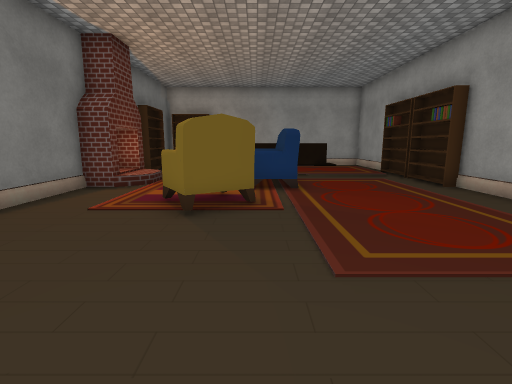
view 1 (above)

13 first-person views from a walk through a 3-D level made in the Unity game engine. The camera is 1.4 m above the floor, tilts 10° down and sees 85° across. The floor is counted in squares, 1 m on a side. Each view is taken from the middle of a square. On the plan, view 1 faces up. The plan holds only what a view shows up to about 14 squares ahead; the rest is blank. The place goes on beyond the plan. The player character is not drawn. Door leaves are left out, so doorways stand open. Some surface patterns are stand-ins.

view 2
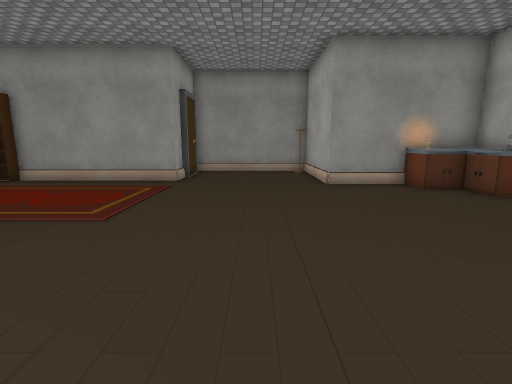

view 3
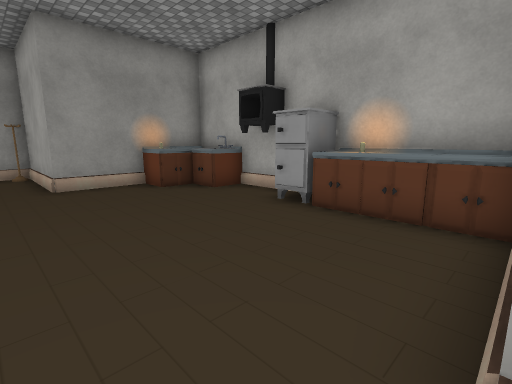

view 4
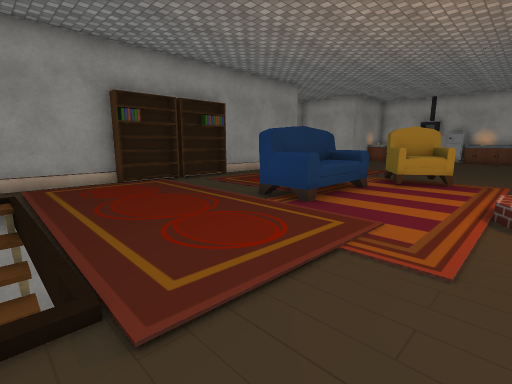

view 5
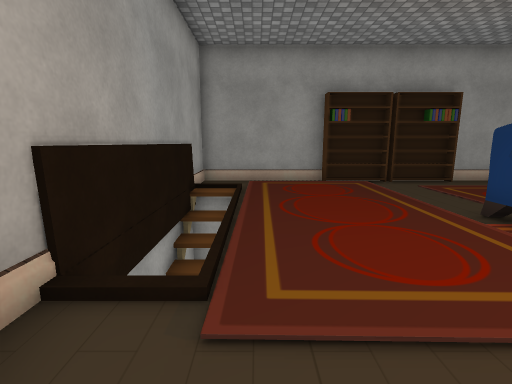

view 6
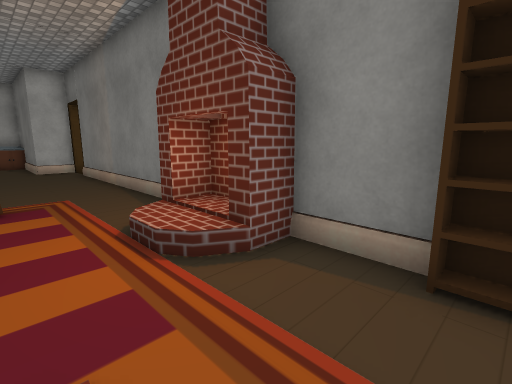

view 7
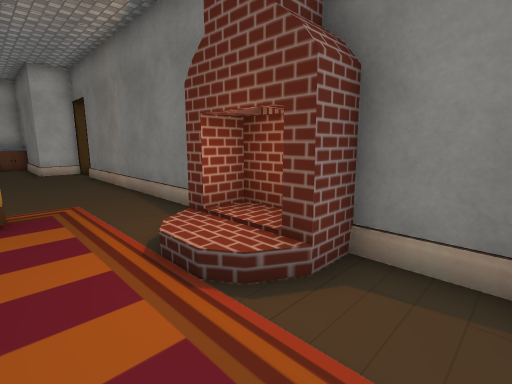

view 8
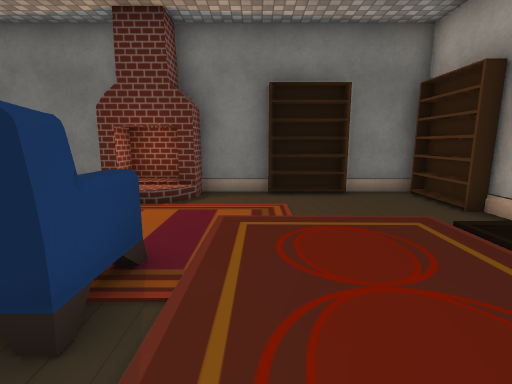

view 9
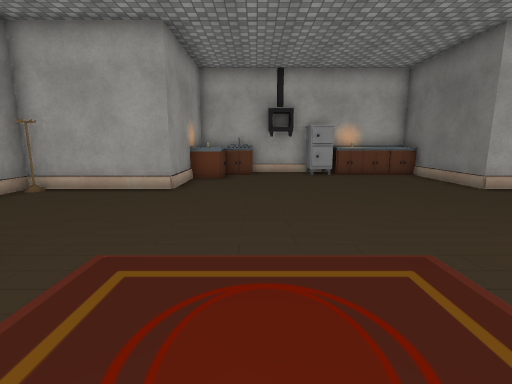

view 10
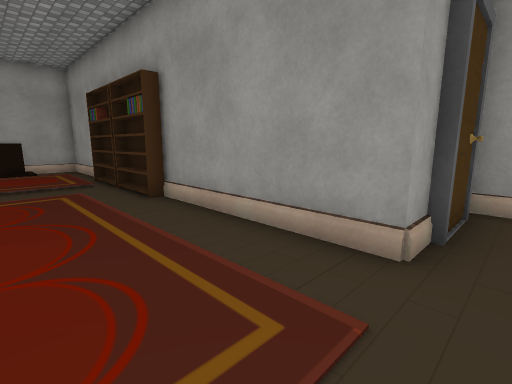

view 11
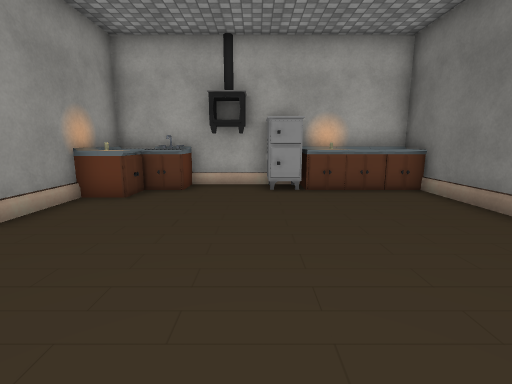

view 12
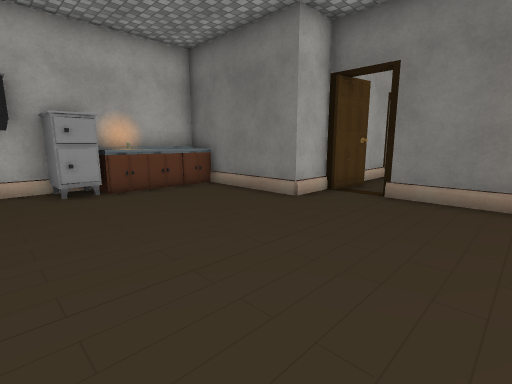

view 13
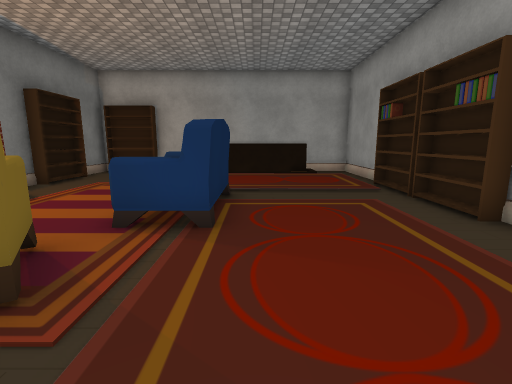

### Floor plan
Points are (right, up) in squares from view 1. A wall is a line through its corners. A room is listed if a view was taken in it or the views show most of it. See-through windows are left out.
Room 1 (views 1, 2, 3, 4, 5, 6, 7, 8, 9, 10, 11, 12, 13)
walls: (7.5, 3) (6.5, 3) (6.5, 9); (-5.5, 1.6) (-5.5, -0.7); (-5.5, 8.9) (-5.5, 3.5); (9.4, 2.8) (7.4, 2.8); (-5.6, -2.5) (-4, -2.5) (-4, -7.5) (5.6, -7.5) (5.6, -2.5) (10, -2.5) (10, 3); (6.5, 13.5) (6.5, 18) (0.4, 18); (-6.9, -1.9) (-5.5, -2.2); (-5.5, 13.5) (-5.5, 11.3); (-1.4, 18) (-3, 18); (-5.5, 18) (-5.5, 15.8)
objects: other object (-5, 9) to (-5, 11); bookshelf (-5, 14) to (-5, 16); bookshelf (-4, 18); other object (-3, -7) to (-3, -6); other object (-2, -7) to (-2, -6); chair (-2, 5) to (0, 7); other object (-1, -7); other object (-1, -6); other object (0, -7) to (1, -6); sofa (0, 9) to (1, 11); stove (2, -7); other object (3, -7) to (4, -6); other object (4, -5); other object (5, -7) to (5, -6); other object (5, -5); bookshelf (6, 9) to (6, 10); bookshelf (6, 11) to (6, 13); rack (10, -2)

Positions as (right, up) in squares from view 1, and headings:
1: (0, 0), facing up
2: (-4, 0), facing right
3: (-4, -1), facing down-right
4: (-4, 17), facing down-right
5: (-4, 16), facing right
6: (-2, 14), facing down-left
7: (-2, 13), facing down-left
8: (3, 13), facing left
9: (3, 6), facing down
10: (3, 2), facing up-right
11: (1, 2), facing down
12: (2, 2), facing down-left
13: (2, 4), facing up
